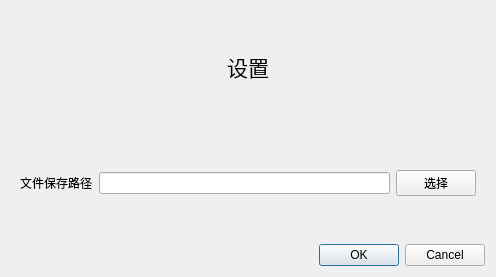
<?xml version="1.0" encoding="UTF-8"?>
<ui version="4.0">
 <class>DialogSettings</class>
 <widget class="QDialog" name="DialogSettings">
  <property name="geometry">
   <rect>
    <x>0</x>
    <y>0</y>
    <width>496</width>
    <height>277</height>
   </rect>
  </property>
  <property name="windowTitle">
   <string>Dialog</string>
  </property>
  <layout class="QVBoxLayout" name="verticalLayout_2">
   <item>
    <widget class="QWidget" name="widget" native="true">
     <layout class="QVBoxLayout" name="verticalLayout">
      <item>
       <widget class="QLabel" name="label">
        <property name="sizePolicy">
         <sizepolicy hsizetype="Preferred" vsizetype="Preferred">
          <horstretch>0</horstretch>
          <verstretch>0</verstretch>
         </sizepolicy>
        </property>
        <property name="font">
         <font>
          <family>宋体</family>
          <pointsize>16</pointsize>
          <weight>50</weight>
          <bold>false</bold>
         </font>
        </property>
        <property name="text">
         <string>设置</string>
        </property>
        <property name="alignment">
         <set>Qt::AlignCenter</set>
        </property>
       </widget>
      </item>
     </layout>
    </widget>
   </item>
   <item>
    <widget class="QWidget" name="widget_2" native="true">
     <layout class="QHBoxLayout" name="horizontalLayout">
      <item>
       <widget class="QLabel" name="label_2">
        <property name="text">
         <string>文件保存路径</string>
        </property>
       </widget>
      </item>
      <item>
       <widget class="QLineEdit" name="savePath"/>
      </item>
      <item>
       <widget class="QPushButton" name="choosePathButton">
        <property name="text">
         <string>选择</string>
        </property>
       </widget>
      </item>
     </layout>
    </widget>
   </item>
   <item>
    <widget class="QDialogButtonBox" name="buttonBox">
     <property name="orientation">
      <enum>Qt::Horizontal</enum>
     </property>
     <property name="standardButtons">
      <set>QDialogButtonBox::Cancel|QDialogButtonBox::Ok</set>
     </property>
    </widget>
   </item>
  </layout>
 </widget>
 <resources/>
 <connections>
  <connection>
   <sender>buttonBox</sender>
   <signal>accepted()</signal>
   <receiver>DialogSettings</receiver>
   <slot>accept()</slot>
   <hints>
    <hint type="sourcelabel">
     <x>248</x>
     <y>254</y>
    </hint>
    <hint type="destinationlabel">
     <x>157</x>
     <y>274</y>
    </hint>
   </hints>
  </connection>
  <connection>
   <sender>buttonBox</sender>
   <signal>rejected()</signal>
   <receiver>DialogSettings</receiver>
   <slot>reject()</slot>
   <hints>
    <hint type="sourcelabel">
     <x>316</x>
     <y>260</y>
    </hint>
    <hint type="destinationlabel">
     <x>286</x>
     <y>274</y>
    </hint>
   </hints>
  </connection>
 </connections>
</ui>
